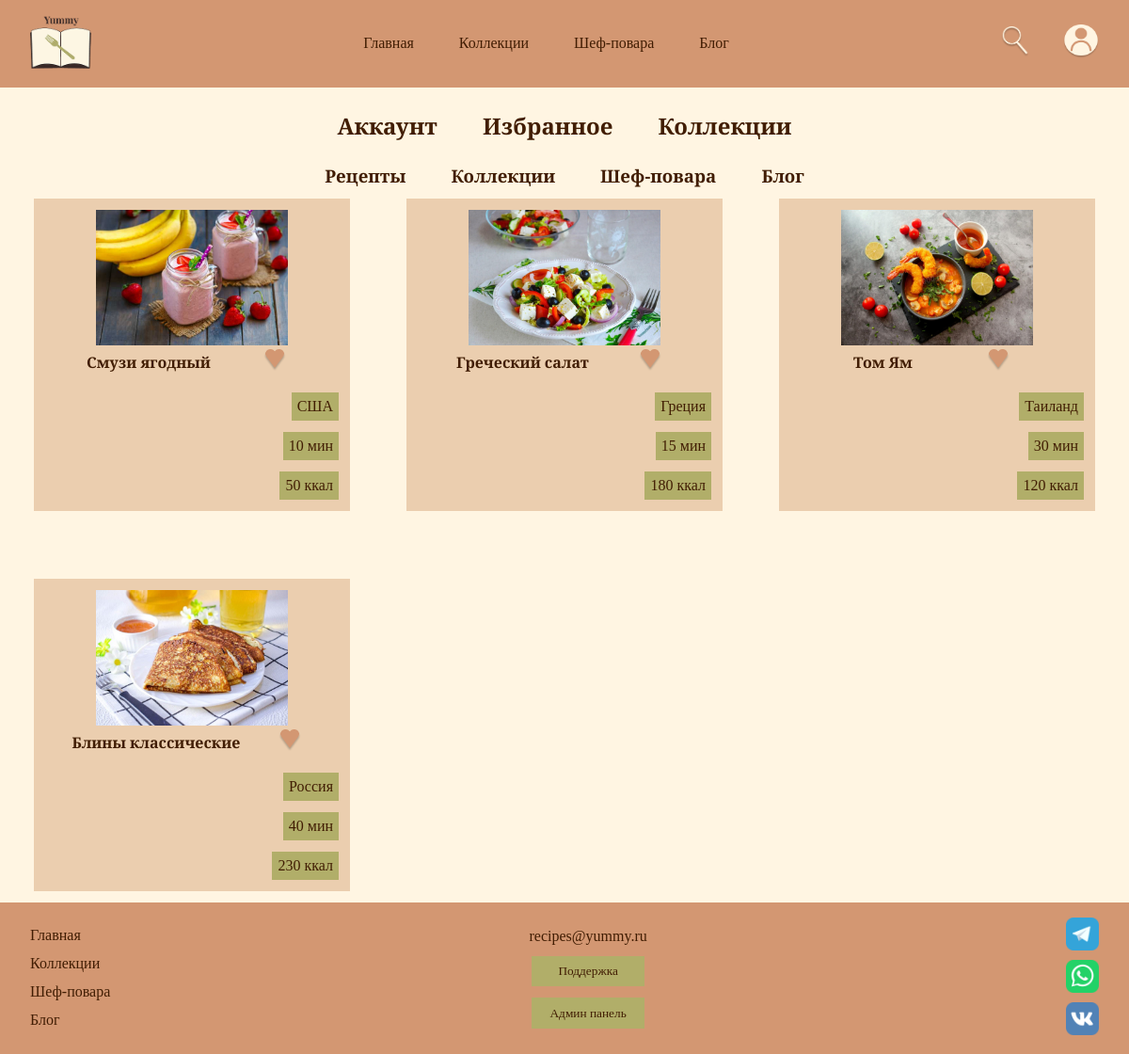
The page /account_favorite_recipe.php (signed in) on the database its author committed.
### tables this page shows
CREATE TABLE `recipes` (
  `id_recipes` int(10) UNSIGNED NOT NULL,
  `title` varchar(255) NOT NULL,
  `country` varchar(100) DEFAULT NULL,
  `cooking_time_minutes` int(11) DEFAULT NULL,
  `calories` int(11) DEFAULT NULL,
  `instructions` text NOT NULL,
  `image_url` varchar(255) DEFAULT NULL,
  `chef_id` int(10) UNSIGNED DEFAULT NULL,
  `created_at` timestamp NOT NULL DEFAULT current_timestamp()
);

### account_favorite_recipe.php (the view, shortened to what this page needs)
<?php
require_once 'config.php';
$userId = $_SESSION['user_id'];
$stmt = $pdo->prepare("
    SELECT r.id_recipes AS id, r.title, r.image_url, r.country, r.cooking_time_minutes, r.calories
    FROM favorite_recipes fr
    JOIN recipes r ON fr.recipe_id = r.id_recipes
    WHERE fr.user_id = ?
    ORDER BY fr.added_at DESC
");
$stmt->execute([$userId]);
$favorites = $stmt->fetchAll();
?>
<!DOCTYPE html>
<html>
<head>
    <link rel="stylesheet" type="text/css" href="style.css">
</head>
<body>
<header>
    <a href="index.php"><img src="img/logo.png" width="65vw"></a>
    <div class="header_center">
        <ul class="header_ul">
            <li class="header_ul_li"><a href="index.php">Главная</a></li>
            <li class="header_ul_li"><a href="list_collection.php">Коллекции</a></li>
            <li class="header_ul_li"><a href="chefs.php">Шеф-повара</a></li>
            <li class="header_ul_li"><a href="blog.php">Блог</a></li>
        </ul>
    </div>
    <div class="header_right">
        <a href="find.php"><img src="img/find.png" width="30vw"></a>
        <a href="account.php"><img src="img/account.png" width="38vw"></a>
    </div>
</header>
<main>
    <div class="account">
            <ul class="account_ul">
                <li class="account_ul_li"><a href="account.php"><h2>Аккаунт</h2></a></li>
                <li class="account_ul_li"><a href="account_favorite_recipe.php"><h2>Избранное</h2></a></li>
                <li class="account_ul_li"><a href="account_list_collection.php"><h2>Коллекции</h2></a></li>
            </ul>
        </div>
    <div class="account">
        <ul class="account_ul">
            <li class="account_ul_li"><a href="account_favorite_recipe.php"><h3>Рецепты</h3></a></li>
            <li class="account_ul_li"><a href="account_favorite_collection.php"><h3>Коллекции</h3></a></li>
            <li class="account_ul_li"><a href="account_favorite_chefs.php"><h3>Шеф-повара</h3></a></li>
            <li class="account_ul_li"><a href="account_favorite_blog.php"><h3>Блог</h3></a></li>
        </ul>
    </div>
    <div class="catalog">
        <?php if (empty($favorites)): ?>
            <p style="text-align: center; width: 100%; grid-column: 1 / -1;">У вас пока нет избранных рецептов.</p>
        <?php else: ?>
            <?php foreach ($favorites as $recipe): ?>
                <div class="card">
                    <div class="card_img">
                        <a href="recipe.php?id=<?= $recipe['id'] ?>">
                            <img src="img/<?= htmlspecialchars($recipe['image_url'] ?: 'default_recipe.jpg') ?>" style="max-width: 100%;">
                        </a>
                    </div>
                    <div class="card_center">
                        <p><a href="recipe.php?id=<?= $recipe['id'] ?>" style="color: #411D03; text-decoration: none; font-weight: bold;"><?= htmlspecialchars($recipe['title']) ?></a></p>
                        <div class="card_btn">
                            <form class="form_btn" method="POST" action="actions.php" style="display: inline;">
                                <button type="submit" class="btn_card">
                                    <img src="img/favorite_del.png" width="24" alt="Удалить из избранного">
                                </button>
                            </form>
                        </div>
                    </div>
                    <div class="card_tags">
                        <?php if (!empty($recipe['country'])): ?><div class="card_tag"><p><?= htmlspecialchars($recipe['country']) ?></p></div><?php endif; ?>
                        <?php if (!empty($recipe['cooking_time_minutes'])): ?><div class="card_tag"><p><?= $recipe['cooking_time_minutes'] ?> мин</p></div><?php endif; ?>
                        <?php if (!empty($recipe['calories'])): ?><div class="card_tag"><p><?= $recipe['calories'] ?> ккал</p></div><?php endif; ?>
                    </div>
                </div>
            <?php endforeach; ?>
        <?php endif; ?>
    </div>
</main>
<?php include 'footer.php'; ?>
</body>
</html>

### style.css (style rules this page uses)
html, body { height: 100%; }
body { background-color: #FFF5E2; display: flex; flex-direction: column; min-height: 100vh; }
main { background-color: #FFF5E2; flex: 1; }
* { margin: 0; padding: 0; }
a { text-decoration: none; color: #411D03; font-family: "Playfair Display"; }
p { color: #411D03; font-family: "Cormorant Garamond"; }
h2 { color: #411D03; text-align: center; padding: 2vw 0; font-family: "Playfair Display"; }
h3 { color: #411D03; text-align: center; padding-bottom: 1vw; font-family: "Playfair Display"; }
:root { --bg_page: #FFF5E2; --text: #411D03; --bg_input: #D6B38D; --bg_card: #EBCEAF; --bg_header_footer: #D39772; --accent: #B1AE69; }
header { background-color: #D39772; padding: 1.336vw 2.671vw; display: flex; justify-content: space-between; align-items: center; }
header ul { list-style: none; }
header a { text-decoration: none; color: #411D03; }
.header_ul { display: flex; flex-direction: row; gap: 4vw; }
.header_right { display: flex; align-items: center; gap: 3vw; }
main { background-color: #FFF5E2; }
body { background-color: #FFF5E2; }
.card_img img { width: 17vw; height: 12vw; }
.catalog { display: grid; grid-template-columns: repeat(3, 1fr); margin: 0 3vw; gap: 5vw; }
.card { background-color: #EBCEAF; padding: 1vw; margin-bottom: 1vw; }
.card_img { text-align: center; }
.card_center { display: flex; align-items: center; justify-content: space-evenly; flex-direction: row; }
.card_tags { display: flex; gap: 1vw; flex-direction: column; align-items: end; margin-top: 1.5vw; }
.btn_card { border: none; background-color: #EBCEAF; }
.card_tag { background-color: #B1AE69; width: max-content; padding: 0.5vw; text-align: center; }
.form_btn { display: flex; flex-direction: row; margin: 1vw 1vw; }
.account { display: flex; justify-content: center; align-items: center; }
.account ul { list-style: none; }
.account_ul { display: flex; flex-direction: row; gap: 4vw; }
.account a { text-decoration: none; color: #411D03; }

### rows shown on the page
recipes: image_url (picture), title "Смузи ягодный", country "США", cooking_time_minutes "10", calories "50"
recipes: image_url (picture), title "Греческий салат", country "Греция", cooking_time_minutes "15", calories "180"
recipes: image_url (picture), title "Том Ям", country "Таиланд", cooking_time_minutes "30", calories "120"
recipes: image_url (picture), title "Блины классические", country "Россия", cooking_time_minutes "40", calories "230"
